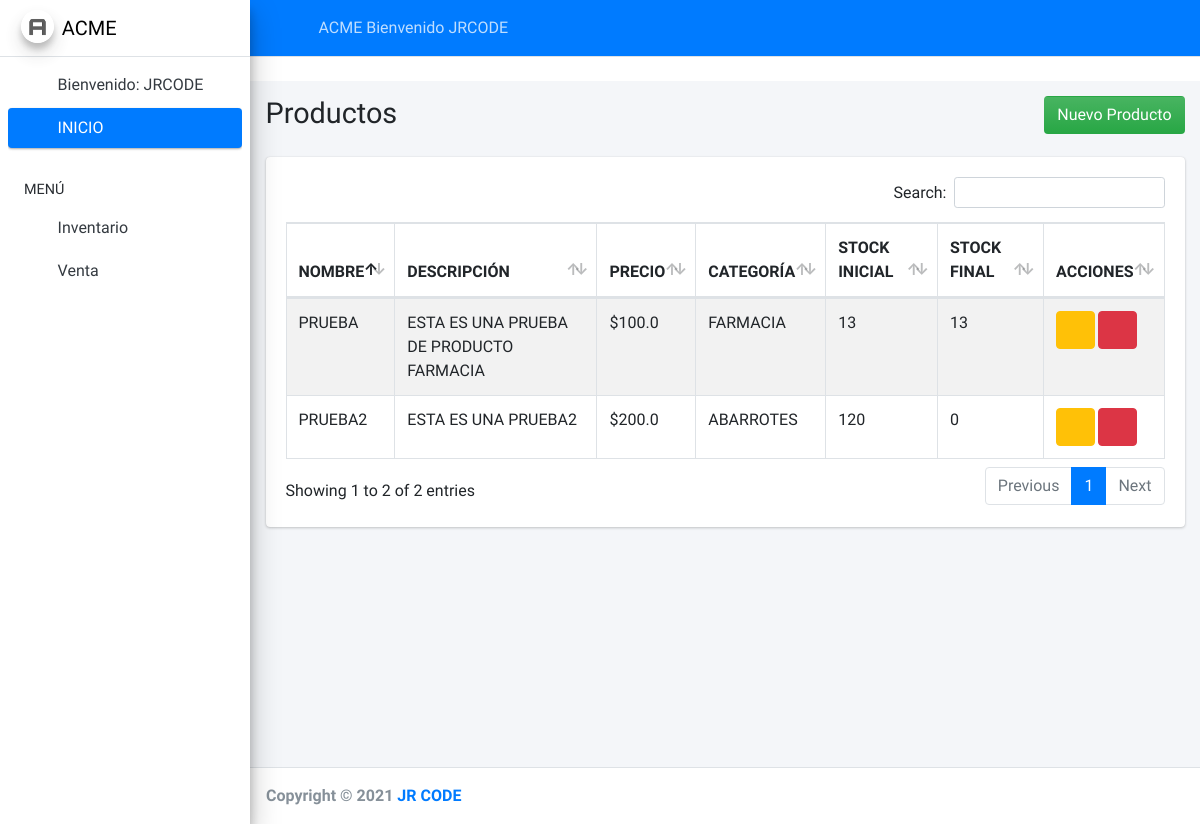
/producto (signed in), run on an earlier commit of the app's database.
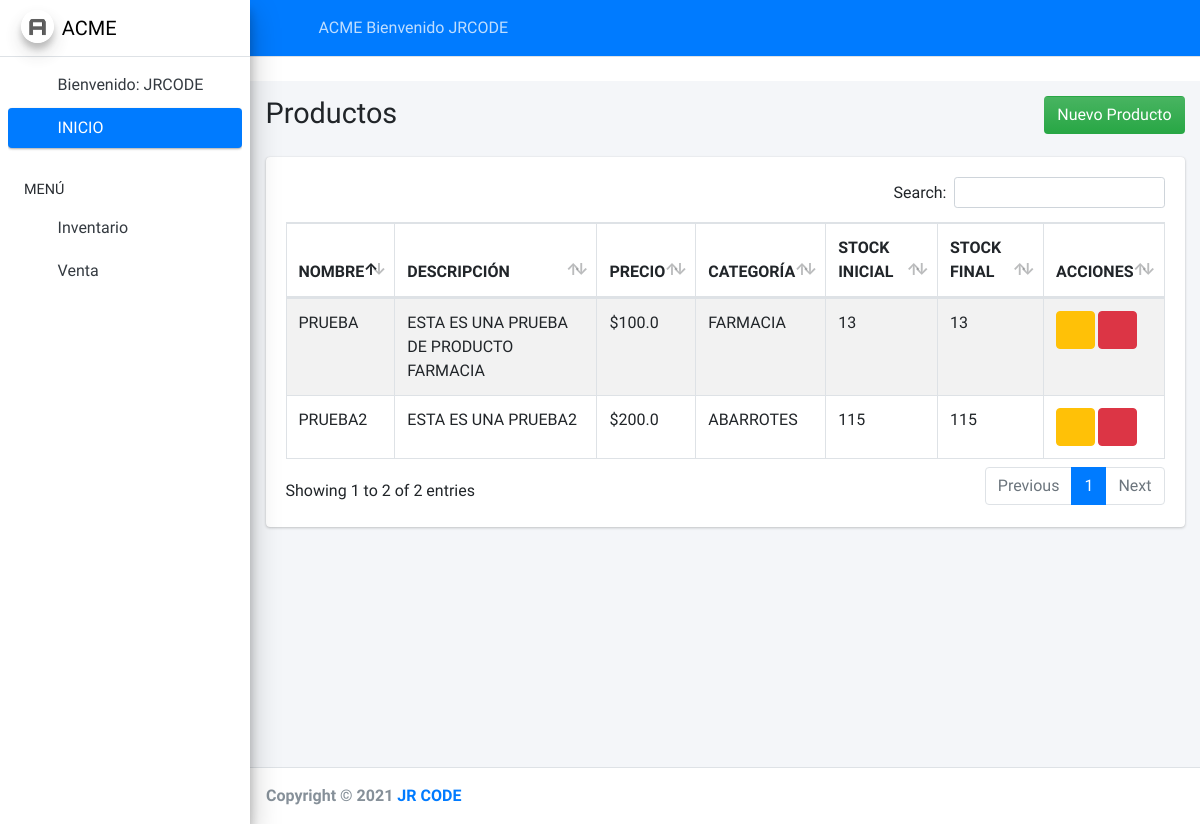
And on a later commit of the database.
### products/models.py (models this page shows, shortened)
class Product(models.Model):
    nombre = models.CharField('Nombre del Producto', max_length=200)
    descripcion = models.TextField('Descripción del Producto')
    precio = models.FloatField(default=0)
    categoria = models.ForeignKey(Categorie, on_delete=models.CASCADE)
    stock_inicial = models.IntegerField(default=0)
    stock_final = models.IntegerField(default=0)

class Categorie(models.Model):
    TIPO = (
        ('ABARROTES', 'ABARROTES'),
        ('ELECTRONICA', 'ELECTRONICA'),
        ('FARMACIA', 'FARMACIA'),
    )
    nombre = models.CharField('Categoría', max_length=80, choices=TIPO)
    def __str__(self):
        return self.nombre

### products/views.py (the view)
# urls.py: path('producto',ProductoList.as_view(), name='producto'),
class ProductoList(LoginRequiredMixin, generic.ListView):
    model = Product
    permission_required='products.view_product'
    template_name = 'products/producto_list.html'
    context_object_name = 'obj'

### products/templates/products/producto_list.html
{% extends 'home.html' %}
{% block body %}
<br>
<div class="content-wrapper">
    <section class="content-header">
        <div class="container-fluid">
          <div class="row mb-2">
            <div class="col-sm-6">
              <h1>Productos</h1>
            </div>
            <div class="col-sm-6">
              <ol class="breadcrumb float-sm-right">
                <a href="{% url 'products:producto_nuevo'  %}">
                  <button type="button" class="btn btn-block bg-gradient-success">Nuevo Producto</button>
                </a>
              </ol>
            </div>
          </div>
        </div>
      </section>
<section class="content">
    <div class="container-fluid">
      <div class="row">
        <div class="col-12">
          <div class="card">
            <div class="card-body">
              <table id="example1" class="table table-bordered table-striped">
                <thead>
                <tr>
                  <th>NOMBRE</th>
                  <th>DESCRIPCIÓN</th>
                  <th>PRECIO</th>
                  <th>CATEGORÍA</th>
                  <th>STOCK INICIAL</th>
                  <th>STOCK FINAL</th>
                  <th>ACCIONES</th>
                </tr>
                </thead>
                <tbody>
                    {% for pro in obj %}
                    <tr>
                      <td>{{ pro.nombre }}</td>
                      <td>{{ pro.descripcion }}</td>
                      <td>${{ pro.precio }}</td>
                      <td>{{ pro.categoria }}</td>
                      <td>{{ pro.stock_inicial }}</td>
                      <td>{{ pro.stock_final }}</td>
                      <td><a href="{% url 'products:producto_edit'  pro.id %}" class="href btn btn-warning btn-circle">
                          <i class="fa fa-edit"></i>
                      </a>
                      <a href="{% url 'products:producto_delete' pro.id %}" class="btn btn-danger btn-circle">
                      <i class="fa fa-trash"></i></a>
                      </td>
                    </tr>
                    {% endfor %}
                </tbody>
              </table>
            </div>
          </div>
        </div>
      </div>
    </div>
  </section>
</div>
{% endblock body %}

What changed in the data, as far as the page shows it:
changed Product "PRUEBA2": stock_inicial "120" → "115"; stock_final "0" → "115"
